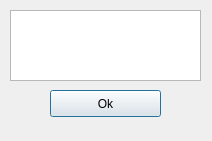
<?xml version="1.0" encoding="UTF-8"?>
<ui version="4.0">
 <class>Mensaje</class>
 <widget class="QDialog" name="Mensaje">
  <property name="geometry">
   <rect>
    <x>0</x>
    <y>0</y>
    <width>212</width>
    <height>141</height>
   </rect>
  </property>
  <property name="windowTitle">
   <string>Dialog</string>
  </property>
  <widget class="QTextEdit" name="te_ventana_mensaje">
   <property name="enabled">
    <bool>true</bool>
   </property>
   <property name="geometry">
    <rect>
     <x>10</x>
     <y>10</y>
     <width>191</width>
     <height>71</height>
    </rect>
   </property>
   <property name="readOnly">
    <bool>true</bool>
   </property>
  </widget>
  <widget class="QPushButton" name="pushButton">
   <property name="geometry">
    <rect>
     <x>50</x>
     <y>90</y>
     <width>111</width>
     <height>27</height>
    </rect>
   </property>
   <property name="cursor">
    <cursorShape>PointingHandCursor</cursorShape>
   </property>
   <property name="text">
    <string>Ok</string>
   </property>
  </widget>
 </widget>
 <resources/>
 <connections>
  <connection>
   <sender>pushButton</sender>
   <signal>clicked()</signal>
   <receiver>Mensaje</receiver>
   <slot>close()</slot>
   <hints>
    <hint type="sourcelabel">
     <x>203</x>
     <y>235</y>
    </hint>
    <hint type="destinationlabel">
     <x>128</x>
     <y>227</y>
    </hint>
   </hints>
  </connection>
 </connections>
</ui>
